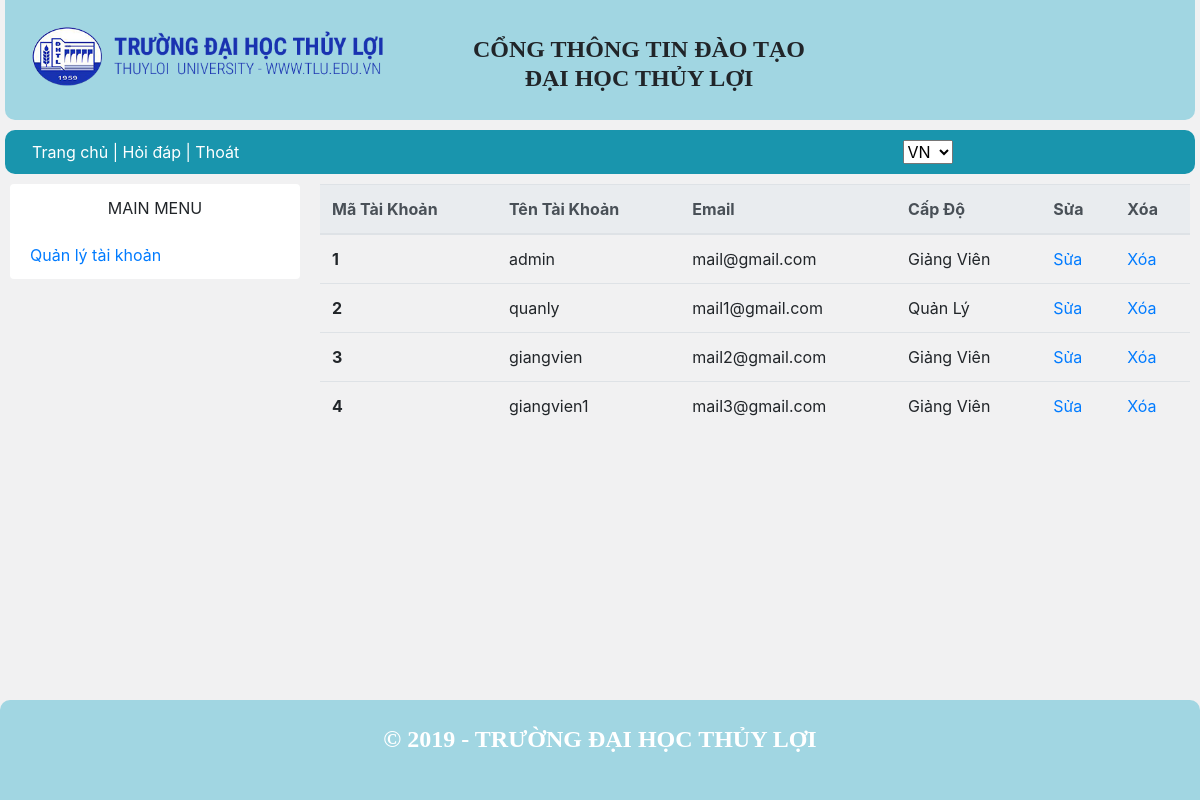
Before: /admin/admin_CNtk.php with the older database file.
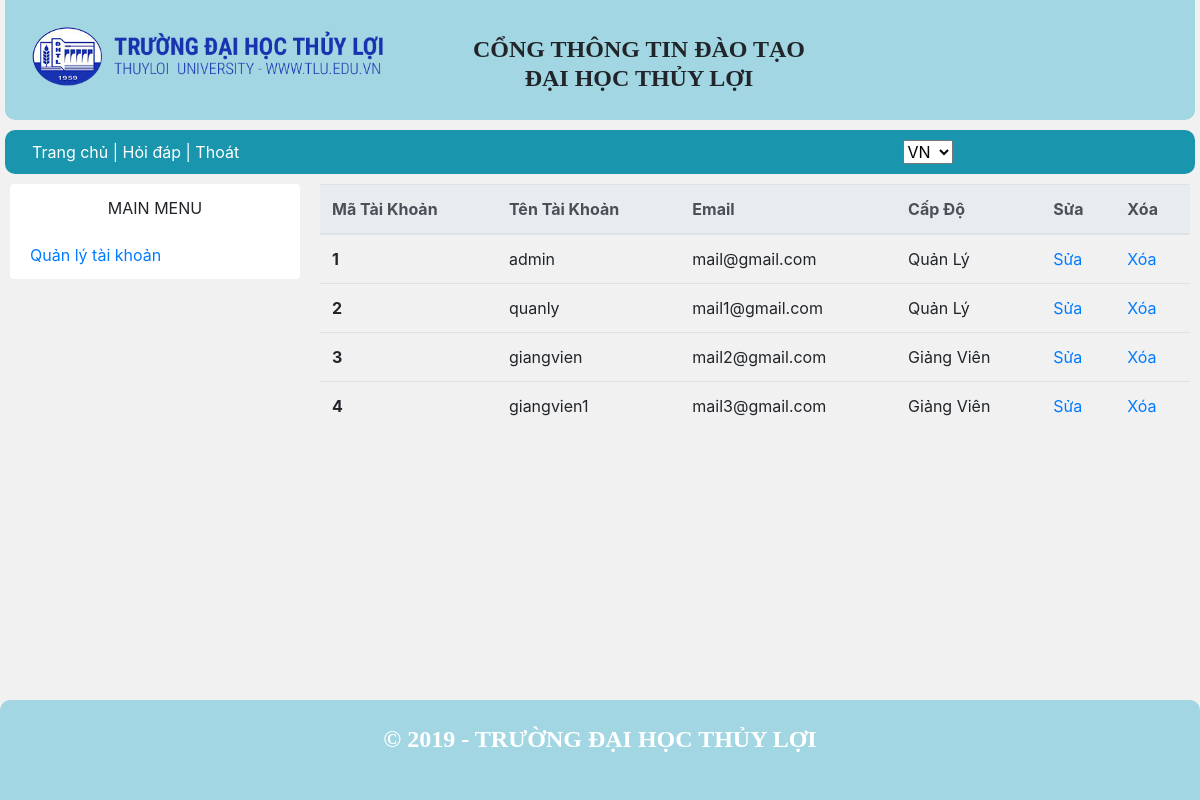
After: the same page with the newer database file.
### tables this page shows
CREATE TABLE `taikhoan` (
  `TenTaiKhoan` varchar(30) DEFAULT NULL,
  `MatKhau` varchar(60) DEFAULT NULL,
  `email` varchar(30) DEFAULT NULL,
  `CapDo` tinyint(4) DEFAULT NULL,
  `NgayTao` datetime DEFAULT NULL,
  `MaTK` varchar(10) NOT NULL
);

### admin/admin_CNtk.php (the view, shortened to what this page needs)
<?php require_once("../includes/mysqli_connect.php"); ?>
<?php require ("../includes/dautrang.php"); ?>
<?php
    $sql = "SELECT TenTaiKhoan,MaTK,email,CapDo FROM taikhoan";
    $query = mysqli_query($dbcon,$sql);
?>
    <main>
    <?php require ("../includes/nav.php"); ?>
      <div class="grid-container">
      <?php require ("navadmin.php"); ?>
        <div class="grid-item item2">
        <table class="table">
      <thead class="thead-light">
        <tr>
          <th scope="col">Mã Tài Khoản</th>
          <th scope="col">Tên Tài Khoản</th>
          <th scope="col">Email</th>
		      <th scope="col">Cấp Độ</th>
          <th scope="col">Sửa</th>
          <th scope="col">Xóa</th>
        </tr>
      </thead>
      <tbody>
          <?php
            while ( $row = mysqli_fetch_array($query)) {
               $MaTK = $row['MaTK'];
        ?>
        <tr>
            <th  scope="row" ><?php echo $row['MaTK']; ?></th>
            <td><?php echo $row['TenTaiKhoan']; ?></td>
            <td><?php echo $row['email']; ?></td>
			      <td><?php if( $row['CapDo']=="2" )
                                            {echo "Quản Lý" ;}
                                            else
                                            {echo "Giảng Viên" ;}
                                            ?></td>
            <td><a href="admincapnhattk.php?id=<?php echo $MaTK;?>">Sửa</a></td>
            <td><a href="admin_CNtk.php?id_delete=<?php echo $MaTK;?>">Xóa</a></td>
        </tr>
        <?php } ?>
      </tbody>
    </table>
        </div>
      </div>
    </main>
    <?php require ("../includes/chantrang.php"); ?>

Changed rows visible on the page:
changed taikhoan "admin": CapDo "Giảng Viên" → "Quản Lý"
